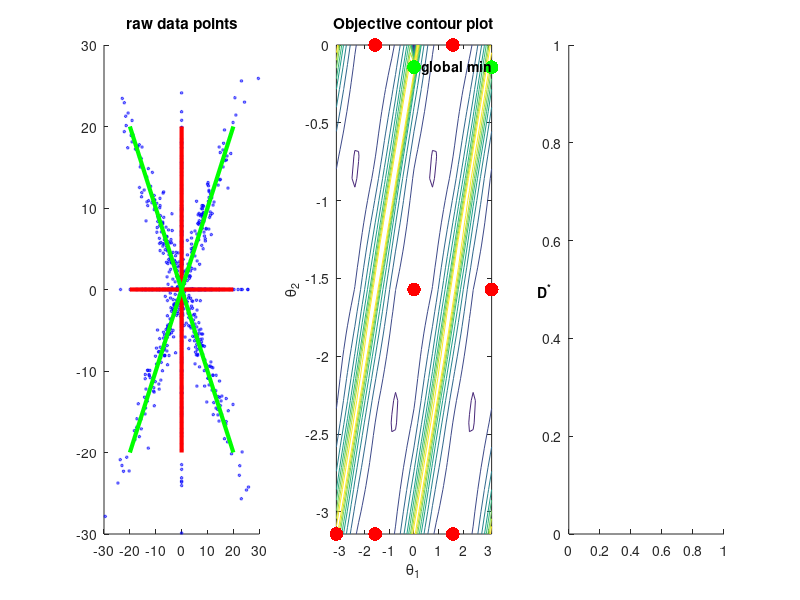

Write MATLAB code to recreate this figure. (Note: this script raises an error after producing the figure.)
N = 1000;
z = [[10 1; -10, 1] * randn(2, N/2), [10 1; 10, -1] * randn(2, N/2)];
p = .3;
eta = (rand(2, N) > p);
x = z.*eta;
trueDict = eye(2);
true_coef = x;
subplot(1,3,1);
scatter(x(1,:), x(2,:), 4, 'MarkerFaceColor', 'b',...
    'MarkerEdgeColor', 'b',...
    'MarkerEdgeAlpha', .5,...
    'MarkerFaceAlpha', .5)
axis([-30, 30, -30,30])
title('raw data points')
hold on;
len = 20;
plot([-len, len], [0, 0], 'r', 'LineWidth', 3)
plot([0, 0], [-len, len], 'r', 'LineWidth', 3)
plot([-len, len], [-len, len], 'g', 'LineWidth', 3)
plot([-len, len], [len, -len], 'g', 'LineWidth', 3)

%%
% plot the surface of primal formulation for 2 by 2 dictionary
% stand alone, no dependencies
K = 2;
theta1 = -pi:(pi/21):pi;
theta2 = (-pi):(pi/22):0;
obj = nan(length(theta1),length(theta2));
s = 1;
for i = 1:length(theta1)
    for j = 1:length(theta2)
        if i ~= j && i + j ~= 0
            dict = [sin(theta1(i)) sin(theta2(j));...
                  cos(theta1(i)) cos(theta2(j))];  
                tmp = dict\x;
            obj(i,j) = 1/K*sum(sum(abs(tmp)))/N;
        end
    end
end
%% 3d mesh 
subplot(1, 3, 2)
surf(theta1,theta2,log10(min(obj', 9)));

%xlabel('Angle between two atoms');
%ylabel('Objective');
hold on;
view(-15,10)
plot3(0, -pi/2, log10(mean(mean(abs(x))))-0.0,'r.','MarkerSize',30);
text(0, -pi/2, log10(mean(mean(abs(x))))-0.0,'D^*');
[~, ind] = min(obj(:));
xxx = floor(ind/size(obj,1));
yyy = ind - size(obj,1)*xxx;
plot3(theta1(yyy), theta2(xxx), log10(obj(ind))-.0,'g.','MarkerSize',30);
text(theta1(yyy), theta2(xxx), log10(obj(ind))-0.0,'global min');
hold off;
%[~, trueInd] = min(abs(cos(theta*pi/180) - mu));
%semilogy(acos(mu)/pi*180,1,'r.','MarkerSize',30)
%hold off;
%saveas(gcf,strcat('contour/ddd',num2str(ii),'.jpg'))
xlabel('\theta_1');
ylabel('\theta_2');
%% 2d contour
subplot(1,3,2);
contour(theta1,theta2,min(log10(obj'),2),10);
title('Objective contour plot')

hold on;
plot(0, -pi/2,'r.','MarkerSize',30)
plot(pi/2, -pi,'r.','MarkerSize',30)
plot(pi, -pi/2,'r.','MarkerSize',30)
plot(-pi/2, -pi,'r.','MarkerSize',30)
plot(-pi/2, 0,'r.','MarkerSize',30)
plot(-pi, -pi,'r.','MarkerSize',30)
axis([-pi, pi, -pi, 0])
text(5, -pi/2, 'D^*', 'FontWeight', 'bold')
plot(theta1(yyy), theta2(xxx),'g.','MarkerSize',30)
plot(theta1(yyy)+pi/2, theta2(xxx)+pi/2,'g.','MarkerSize',30)
plot(theta1(yyy)+pi, theta2(xxx),'g.','MarkerSize',30)
plot(theta1(yyy)-pi/2, theta2(xxx) + pi/2,'g.','MarkerSize',30)
text(theta1(yyy), theta2(xxx), '  global min', 'FontWeight', 'bold')
plot(acos(trueDict(1,2)), acos(trueDict(2,2)),'r.','MarkerSize',30)
xlabel('\theta_1')
ylabel('\theta_2')
hold off;
%saveas(gcf,strcat('dual/dual',num2str(ii),'.jpg'))
%% geometric curve
subplot(1,3,3)
n = size(obj, 2);
obj_line = diag(obj(91:(n+90), 1:n));
plot(theta2(30:119), obj_line(30:119))
axis([min(theta2(30:119)), max(theta2(30:119)),min(obj_line(30:119)) - .1, max(obj_line(30:119))+ .1])
xlabel('\theta_1')
ylabel('objective')
hold on;
plot(-90/180*pi,obj_line(45 + 45) ,'r.','MarkerSize',30)
text(-90/180*pi, obj_line(45 + 45), '  ref dict', 'FontWeight', 'bold')
plot(-135/180*pi,obj_line(45) ,'g.','MarkerSize',30)
text(-135/180*pi, obj_line(45), '  global min', 'FontWeight', 'bold')
